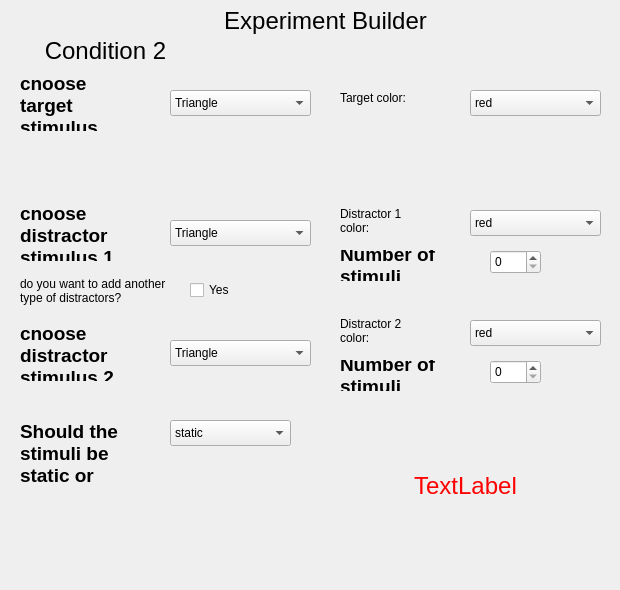
    <widget class="QWidget" name="page">
     <widget class="QLabel" name="label_5">
      <property name="geometry">
       <rect>
        <x>340</x>
        <y>310</y>
        <width>91</width>
        <height>41</height>
       </rect>
      </property>
      <property name="text">
       <string>Distractor 2 color:</string>
      </property>
      <property name="wordWrap">
       <bool>true</bool>
      </property>
     </widget>
     <widget class="QLabel" name="label_8">
      <property name="geometry">
       <rect>
        <x>340</x>
        <y>200</y>
        <width>91</width>
        <height>41</height>
       </rect>
      </property>
      <property name="text">
       <string>Distractor 1 color:</string>
      </property>
      <property name="wordWrap">
       <bool>true</bool>
      </property>
     </widget>
     <widget class="QComboBox" name="StimulusDynamic_2">
      <property name="geometry">
       <rect>
        <x>170</x>
        <y>420</y>
        <width>121</width>
        <height>26</height>
       </rect>
      </property>
      <item>
       <property name="text">
        <string>static</string>
       </property>
      </item>
      <item>
       <property name="text">
        <string>moving</string>
       </property>
      </item>
     </widget>
     <widget class="QLabel" name="errormsg_2">
      <property name="geometry">
       <rect>
        <x>320</x>
        <y>390</y>
        <width>291</width>
        <height>191</height>
       </rect>
      </property>
      <property name="palette">
       <palette>
        <active>
         <colorrole role="WindowText">
          <brush brushstyle="SolidPattern">
           <color alpha="255">
            <red>255</red>
            <green>0</green>
            <blue>0</blue>
           </color>
          </brush>
         </colorrole>
        </active>
        <inactive>
         <colorrole role="WindowText">
          <brush brushstyle="SolidPattern">
           <color alpha="255">
            <red>255</red>
            <green>0</green>
            <blue>0</blue>
           </color>
          </brush>
         </colorrole>
        </inactive>
        <disabled>
         <colorrole role="WindowText">
          <brush brushstyle="SolidPattern">
           <color alpha="255">
            <red>127</red>
            <green>127</green>
            <blue>127</blue>
           </color>
          </brush>
         </colorrole>
        </disabled>
       </palette>
      </property>
      <property name="font">
       <font>
        <family>Arial</family>
        <pointsize>18</pointsize>
       </font>
      </property>
      <property name="text">
       <string>TextLabel</string>
      </property>
      <property name="alignment">
       <set>Qt::AlignCenter</set>
      </property>
      <property name="wordWrap">
       <bool>true</bool>
      </property>
     </widget>
     <widget class="QLabel" name="AgeLabel_5">
      <property name="geometry">
       <rect>
        <x>20</x>
        <y>210</y>
        <width>111</width>
        <height>51</height>
       </rect>
      </property>
      <property name="font">
       <font>
        <family>Arial</family>
        <pointsize>14</pointsize>
        <weight>75</weight>
        <bold>true</bold>
       </font>
      </property>
      <property name="text">
       <string>choose distractor stimulus 1</string>
      </property>
      <property name="wordWrap">
       <bool>true</bool>
      </property>
     </widget>
     <widget class="QComboBox" name="colorTargetStimulus_2">
      <property name="geometry">
       <rect>
        <x>470</x>
        <y>90</y>
        <width>131</width>
        <height>26</height>
       </rect>
      </property>
      <item>
       <property name="text">
        <string>red</string>
       </property>
      </item>
      <item>
       <property name="text">
        <string>blue</string>
       </property>
      </item>
      <item>
       <property name="text">
        <string>green</string>
       </property>
      </item>
     </widget>
     <widget class="QLabel" name="label_9">
      <property name="geometry">
       <rect>
        <x>150</x>
        <y>0</y>
        <width>351</width>
        <height>41</height>
       </rect>
      </property>
      <property name="palette">
       <palette>
        <active>
         <colorrole role="WindowText">
          <brush brushstyle="SolidPattern">
           <color alpha="255">
            <red>0</red>
            <green>0</green>
            <blue>0</blue>
           </color>
          </brush>
         </colorrole>
         <colorrole role="Base">
          <brush brushstyle="SolidPattern">
           <color alpha="255">
            <red>6</red>
            <green>6</green>
            <blue>6</blue>
           </color>
          </brush>
         </colorrole>
         <colorrole role="Window">
          <brush brushstyle="SolidPattern">
           <color alpha="255">
            <red>0</red>
            <green>0</green>
            <blue>0</blue>
           </color>
          </brush>
         </colorrole>
        </active>
        <inactive>
         <colorrole role="WindowText">
          <brush brushstyle="SolidPattern">
           <color alpha="255">
            <red>0</red>
            <green>0</green>
            <blue>0</blue>
           </color>
          </brush>
         </colorrole>
         <colorrole role="Base">
          <brush brushstyle="SolidPattern">
           <color alpha="255">
            <red>6</red>
            <green>6</green>
            <blue>6</blue>
           </color>
          </brush>
         </colorrole>
         <colorrole role="Window">
          <brush brushstyle="SolidPattern">
           <color alpha="255">
            <red>0</red>
            <green>0</green>
            <blue>0</blue>
           </color>
          </brush>
         </colorrole>
        </inactive>
        <disabled>
         <colorrole role="WindowText">
          <brush brushstyle="SolidPattern">
           <color alpha="255">
            <red>127</red>
            <green>127</green>
            <blue>127</blue>
           </color>
          </brush>
         </colorrole>
         <colorrole role="Base">
          <brush brushstyle="SolidPattern">
           <color alpha="255">
            <red>0</red>
            <green>0</green>
            <blue>0</blue>
           </color>
          </brush>
         </colorrole>
         <colorrole role="Window">
          <brush brushstyle="SolidPattern">
           <color alpha="255">
            <red>0</red>
            <green>0</green>
            <blue>0</blue>
           </color>
          </brush>
         </colorrole>
        </disabled>
       </palette>
      </property>
      <property name="font">
       <font>
        <family>Arial</family>
        <pointsize>18</pointsize>
       </font>
      </property>
      <property name="autoFillBackground">
       <bool>false</bool>
      </property>
      <property name="text">
       <string>Experiment Builder</string>
      </property>
      <property name="alignment">
       <set>Qt::AlignCenter</set>
      </property>
      <property name="wordWrap">
       <bool>true</bool>
      </property>
     </widget>
     <widget class="QLabel" name="label_10">
      <property name="geometry">
       <rect>
        <x>340</x>
        <y>90</y>
        <width>91</width>
        <height>16</height>
       </rect>
      </property>
      <property name="text">
       <string>Target color:</string>
      </property>
     </widget>
     <widget class="QComboBox" name="colorDistractorStimulus1_2">
      <property name="geometry">
       <rect>
        <x>470</x>
        <y>210</y>
        <width>131</width>
        <height>26</height>
       </rect>
      </property>
      <item>
       <property name="text">
        <string>red</string>
       </property>
      </item>
      <item>
       <property name="text">
        <string>blue</string>
       </property>
      </item>
      <item>
       <property name="text">
        <string>green</string>
       </property>
      </item>
     </widget>
     <widget class="QLabel" name="SexLabel_2">
      <property name="geometry">
       <rect>
        <x>20</x>
        <y>420</y>
        <width>101</width>
        <height>71</height>
       </rect>
      </property>
      <property name="font">
       <font>
        <family>Arial</family>
        <pointsize>14</pointsize>
        <weight>75</weight>
        <bold>true</bold>
       </font>
      </property>
      <property name="text">
       <string>Should the stimuli be static or moving?</string>
      </property>
      <property name="alignment">
       <set>Qt::AlignLeading|Qt::AlignLeft|Qt::AlignTop</set>
      </property>
      <property name="wordWrap">
       <bool>true</bool>
      </property>
     </widget>
     <widget class="QLabel" name="AgeLabel_7">
      <property name="geometry">
       <rect>
        <x>20</x>
        <y>330</y>
        <width>111</width>
        <height>51</height>
       </rect>
      </property>
      <property name="font">
       <font>
        <family>Arial</family>
        <pointsize>14</pointsize>
        <weight>75</weight>
        <bold>true</bold>
       </font>
      </property>
      <property name="text">
       <string>choose distractor stimulus 2</string>
      </property>
      <property name="wordWrap">
       <bool>true</bool>
      </property>
     </widget>
     <widget class="QComboBox" name="colorDistractorStimulus2_2">
      <property name="geometry">
       <rect>
        <x>470</x>
        <y>320</y>
        <width>131</width>
        <height>26</height>
       </rect>
      </property>
      <item>
       <property name="text">
        <string>red</string>
       </property>
      </item>
      <item>
       <property name="text">
        <string>blue</string>
       </property>
      </item>
      <item>
       <property name="text">
        <string>green</string>
       </property>
      </item>
     </widget>
     <widget class="QComboBox" name="typeDistractorStimulus2_2">
      <property name="geometry">
       <rect>
        <x>170</x>
        <y>340</y>
        <width>141</width>
        <height>26</height>
       </rect>
      </property>
      <item>
       <property name="text">
        <string>Triangle</string>
       </property>
      </item>
      <item>
       <property name="text">
        <string>Circle</string>
       </property>
      </item>
      <item>
       <property name="text">
        <string>Square</string>
       </property>
      </item>
     </widget>
     <widget class="QComboBox" name="typeTargetStimulus_2">
      <property name="geometry">
       <rect>
        <x>170</x>
        <y>90</y>
        <width>141</width>
        <height>26</height>
       </rect>
      </property>
      <item>
       <property name="text">
        <string>Triangle</string>
       </property>
      </item>
      <item>
       <property name="text">
        <string>Circle</string>
       </property>
      </item>
      <item>
       <property name="text">
        <string>Square</string>
       </property>
      </item>
     </widget>
     <widget class="QSpinBox" name="NumberDistractor1_2">
      <property name="geometry">
       <rect>
        <x>490</x>
        <y>250</y>
        <width>51</width>
        <height>24</height>
       </rect>
      </property>
     </widget>
     <widget class="QLabel" name="AgeLabel_8">
      <property name="geometry">
       <rect>
        <x>340</x>
        <y>250</y>
        <width>111</width>
        <height>31</height>
       </rect>
      </property>
      <property name="font">
       <font>
        <family>Arial</family>
        <pointsize>14</pointsize>
        <weight>75</weight>
        <bold>true</bold>
       </font>
      </property>
      <property name="text">
       <string>Number of stimuli</string>
      </property>
      <property name="wordWrap">
       <bool>true</bool>
      </property>
     </widget>
     <widget class="QLabel" name="AgeLabel_9">
      <property name="geometry">
       <rect>
        <x>340</x>
        <y>360</y>
        <width>111</width>
        <height>31</height>
       </rect>
      </property>
      <property name="font">
       <font>
        <family>Arial</family>
        <pointsize>14</pointsize>
        <weight>75</weight>
        <bold>true</bold>
       </font>
      </property>
      <property name="text">
       <string>Number of stimuli</string>
      </property>
      <property name="wordWrap">
       <bool>true</bool>
      </property>
     </widget>
     <widget class="QSpinBox" name="NumberDistractor2_2">
      <property name="geometry">
       <rect>
        <x>490</x>
        <y>360</y>
        <width>51</width>
        <height>24</height>
       </rect>
      </property>
     </widget>
     <widget class="QLabel" name="Condition2Label">
      <property name="geometry">
       <rect>
        <x>20</x>
        <y>30</y>
        <width>171</width>
        <height>41</height>
       </rect>
      </property>
      <property name="palette">
       <palette>
        <active>
         <colorrole role="WindowText">
          <brush brushstyle="SolidPattern">
           <color alpha="255">
            <red>0</red>
            <green>0</green>
            <blue>0</blue>
           </color>
          </brush>
         </colorrole>
         <colorrole role="Base">
          <brush brushstyle="SolidPattern">
           <color alpha="255">
            <red>6</red>
            <green>6</green>
            <blue>6</blue>
           </color>
          </brush>
         </colorrole>
         <colorrole role="Window">
          <brush brushstyle="SolidPattern">
           <color alpha="255">
            <red>0</red>
            <green>0</green>
            <blue>0</blue>
           </color>
          </brush>
         </colorrole>
        </active>
        <inactive>
         <colorrole role="WindowText">
          <brush brushstyle="SolidPattern">
           <color alpha="255">
            <red>0</red>
            <green>0</green>
            <blue>0</blue>
           </color>
          </brush>
         </colorrole>
         <colorrole role="Base">
          <brush brushstyle="SolidPattern">
           <color alpha="255">
            <red>6</red>
            <green>6</green>
            <blue>6</blue>
           </color>
          </brush>
         </colorrole>
         <colorrole role="Window">
          <brush brushstyle="SolidPattern">
           <color alpha="255">
            <red>0</red>
            <green>0</green>
            <blue>0</blue>
           </color>
          </brush>
         </colorrole>
        </inactive>
        <disabled>
         <colorrole role="WindowText">
          <brush brushstyle="SolidPattern">
           <color alpha="255">
            <red>127</red>
            <green>127</green>
            <blue>127</blue>
           </color>
          </brush>
         </colorrole>
         <colorrole role="Base">
          <brush brushstyle="SolidPattern">
           <color alpha="255">
            <red>0</red>
            <green>0</green>
            <blue>0</blue>
           </color>
          </brush>
         </colorrole>
         <colorrole role="Window">
          <brush brushstyle="SolidPattern">
           <color alpha="255">
            <red>0</red>
            <green>0</green>
            <blue>0</blue>
           </color>
          </brush>
         </colorrole>
        </disabled>
       </palette>
      </property>
      <property name="font">
       <font>
        <family>Arial</family>
        <pointsize>18</pointsize>
       </font>
      </property>
      <property name="autoFillBackground">
       <bool>false</bool>
      </property>
      <property name="text">
       <string>Condition 2</string>
      </property>
      <property name="alignment">
       <set>Qt::AlignCenter</set>
      </property>
      <property name="wordWrap">
       <bool>true</bool>
      </property>
     </widget>
     <widget class="QComboBox" name="typeDistractorStimulus1_2">
      <property name="geometry">
       <rect>
        <x>170</x>
        <y>220</y>
        <width>141</width>
        <height>26</height>
       </rect>
      </property>
      <item>
       <property name="text">
        <string>Triangle</string>
       </property>
      </item>
      <item>
       <property name="text">
        <string>Circle</string>
       </property>
      </item>
      <item>
       <property name="text">
        <string>Square</string>
       </property>
      </item>
     </widget>
     <widget class="QLabel" name="AgeLabel_10">
      <property name="geometry">
       <rect>
        <x>20</x>
        <y>80</y>
        <width>111</width>
        <height>51</height>
       </rect>
      </property>
      <property name="font">
       <font>
        <family>Arial</family>
        <pointsize>14</pointsize>
        <weight>75</weight>
        <bold>true</bold>
       </font>
      </property>
      <property name="text">
       <string>choose target stimulus</string>
      </property>
      <property name="wordWrap">
       <bool>true</bool>
      </property>
     </widget>
     <widget class="QCheckBox" name="secondDistractorCheck_2">
      <property name="geometry">
       <rect>
        <x>190</x>
        <y>280</y>
        <width>87</width>
        <height>20</height>
       </rect>
      </property>
      <property name="text">
       <string>Yes</string>
      </property>
     </widget>
     <widget class="QLabel" name="label_12">
      <property name="geometry">
       <rect>
        <x>20</x>
        <y>260</y>
        <width>151</width>
        <height>61</height>
       </rect>
      </property>
      <property name="text">
       <string>do you want to add another type of distractors?</string>
      </property>
      <property name="wordWrap">
       <bool>true</bool>
      </property>
     </widget>
    </widget>
